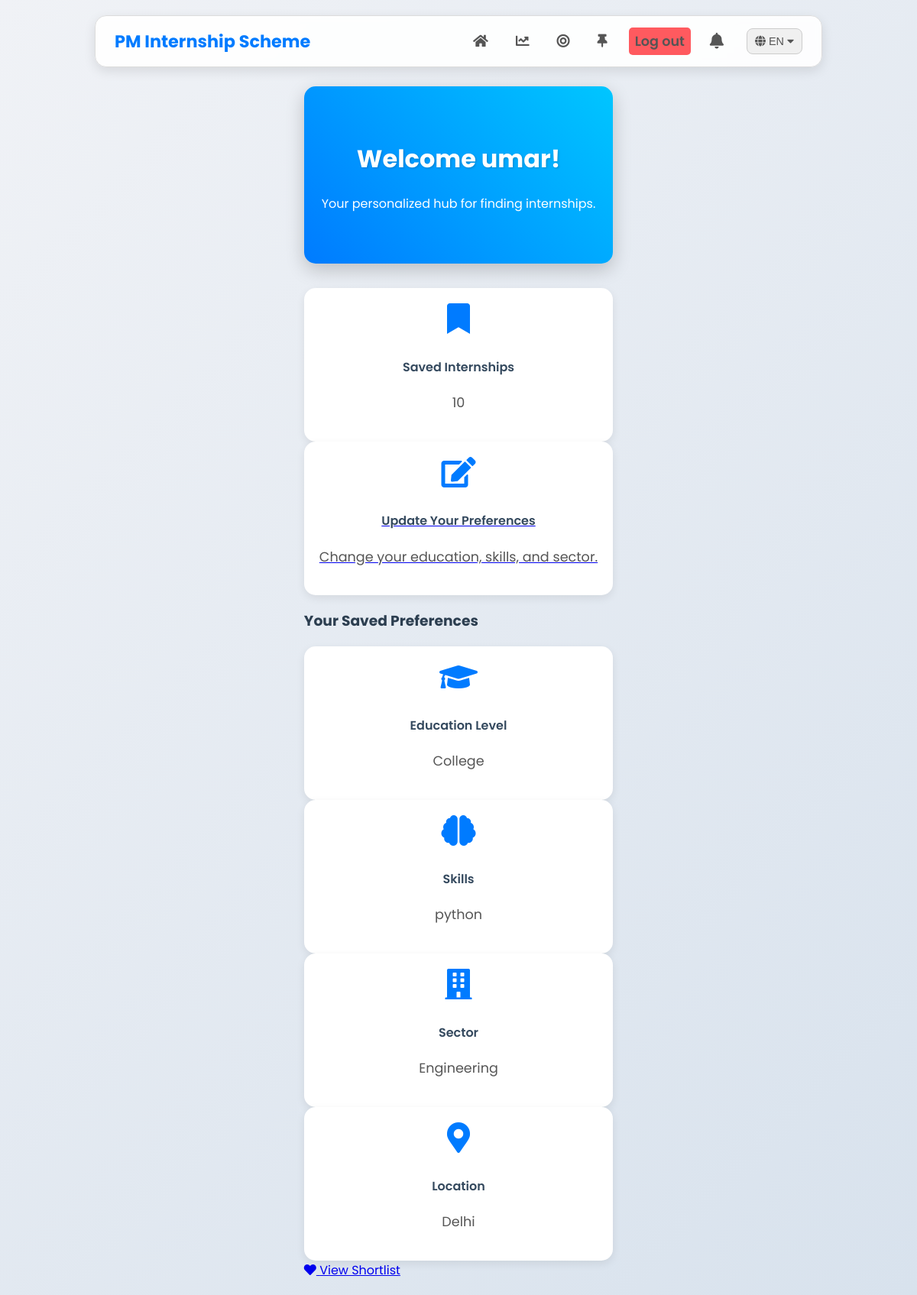
The page /dashboard (signed in) on the database its author committed.
### app.py (models this page shows, shortened)
class User(db.Model):
    id = db.Column(db.Integer, primary_key=True)
    username = db.Column(db.String(80), unique=True, nullable=False)
    password_hash = db.Column(db.String(128), nullable=False)
    shortlisted_internships = db.relationship('ShortlistedInternship', backref='user', lazy='dynamic', cascade="all, delete-orphan")
    preferences = db.relationship('UserPreferences', backref='user', uselist=False, cascade="all, delete-orphan")

class UserPreferences(db.Model):
    id = db.Column(db.Integer, primary_key=True)
    education = db.Column(db.String(100))
    skills = db.Column(db.String(255))
    sector = db.Column(db.String(100))
    location = db.Column(db.String(100))
    user_id = db.Column(db.Integer, db.ForeignKey('user.id'), unique=True)

### app.py (the view)
@app.route("/dashboard")
@login_required
def dashboard():
    user = User.query.filter_by(username=session['username']).first()
    preferences = UserPreferences.query.filter_by(user_id=user.id).first()
    shortlist_count = ShortlistedInternship.query.filter_by(user_id=user.id).count()
    return render_template("dashboard.html",
                           user=user,
                           preferences=preferences,
                           shortlist_count=shortlist_count)

### app.py (called while the page is built)
def login_required(f):
    @wraps(f)
    def decorated_function(*args, **kwargs):
        if 'username' not in session:
            flash("Please log in to access this page.", "info")
            return redirect(url_for('login'))
        return f(*args, **kwargs)
    return decorated_function

@app.context_processor
def inject_translations():
    lang_code = session.get('lang', 'en')
    translations = LANGUAGES.get(lang_code, LANGUAGES['en'])
    return {'_': translations, 'current_lang': lang_code, 'available_langs': AVAILABLE_LANGS}

### templates/dashboard.html (shortened to what this page needs)
{% extends "base.html" %}
{% block content %}
<div class="container my-5">
    <div class="dashboard-header">
        <h1>{{ _.welcome_message }} {{ user.username }}!</h1>
        <p class="lead mt-3">Your personalized hub for finding internships.</p>
    </div>
    <div class="row text-center mb-5">
        <div class="col-md-6 mb-4">
            <div class="info-card">
                <i class="fas fa-bookmark icon"></i>
                <h4 class="mt-2">Saved Internships</h4>
                <p class="h1 fw-bold text-primary">{{ shortlist_count }}</p>
            </div>
        </div>
        <div class="col-md-6 mb-4">
            <a href="{{ url_for('predict') }}" class="text-decoration-none">
                <div class="info-card d-flex flex-column justify-content-center">
                    <i class="fas fa-edit icon text-info"></i>
                    <h4 class="mt-2">Update Your Preferences</h4>
                    <p class="text-muted">Change your education, skills, and sector.</p>
                </div>
            </a>
        </div>
    </div>
    <div class="card p-4 shadow-sm" style="border-radius: 15px;">
        <h3 class="mb-4 text-secondary fw-bold">Your Saved Preferences</h3>
        {% if preferences %}
        <div class="row row-cols-1 row-cols-md-2 g-4">
            <div class="col">
                <div class="info-card">
                    <i class="fas fa-graduation-cap icon"></i>
                    <h4 class="mt-2">{{ _.education_label }}</h4>
                    <p>{{ preferences.education | default('Not Set') | title }}</p>
                </div>
            </div>
            <div class="col">
                <div class="info-card">
                    <i class="fas fa-brain icon"></i>
                    <h4 class="mt-2">{{ _.skills_label }}</h4>
                    <p>{{ preferences.skills | default('Not Set') }}</p>
                </div>
            </div>
            <div class="col">
                <div class="info-card">
                    <i class="fas fa-building icon"></i>
                    <h4 class="mt-2">{{ _.sector_label }}</h4>
                    <p>{{ preferences.sector | default('Not Set') }}</p>
                </div>
            </div>
            <div class="col">
                <div class="info-card">
                    <i class="fas fa-map-marker-alt icon"></i>
                    <h4 class="mt-2">{{ _.location_label }}</h4>
                    <p>{{ preferences.location | default('Not Set') }}</p>
                </div>
            </div>
        </div>
        <div class="mt-4 text-center">
            <a href="{{ url_for('shortlist') }}" class="btn btn-primary btn-lg">
                <i class="fas fa-heart me-1"></i> View Shortlist
            </a>
        </div>
        {% endif %}
    </div>
</div>
{% endblock %}

### templates/base.html (style rules this page uses)
body { font-family: 'Poppins', sans-serif; background: linear-gradient(135deg, #f0f2f6 0%, #d8e2ed 100%); color: #2c3e50; display: flex; flex-direction: column; align-items: center; min-height: 100vh; margin: 0; padding: 20px; box-sizing: border-box; animation: fadeInBackground 1s ease-in-out; overflow-x: hidden; }

### templates/dashboard.html (style rules this page uses)
.dashboard-header { background: linear-gradient(45deg, #007bff, #00c6ff); color: white; padding: 50px 20px; border-radius: 15px; margin-bottom: 2rem; text-align: center; box-shadow: 0 8px 25px rgba(0, 0, 0, 0.2); }
.dashboard-header h1 { font-weight: 700; text-shadow: 1px 1px 3px rgba(0, 0, 0, 0.2); }
.info-card { background: #ffffff; border-radius: 15px; padding: 20px; text-align: center; box-shadow: 0 4px 12px rgba(0, 0, 0, 0.08); transition: transform 0.3s, box-shadow 0.3s; height: 100%; }
.info-card .icon { font-size: 2.5rem; margin-bottom: 10px; color: #007bff; }
.info-card h4 { font-weight: 600; color: #34495e; }
.info-card p { font-size: 1.1rem; color: #555; }

### rows shown on the page
User: username "umar"
UserPreferences: education "College", skills "python", sector "Engineering", location "Delhi"

### other values the page prints
{{ _.title }} "PM Internship Scheme"
{{ _.logout_button }} "Log out"
{{ current_lang | upper }} "EN"
{{ _.welcome_message }} "Welcome"
{{ shortlist_count }} "10"
{{ _.education_label }} "Education Level"
{{ _.skills_label }} "Skills"
{{ _.sector_label }} "Sector"
{{ _.location_label }} "Location"
